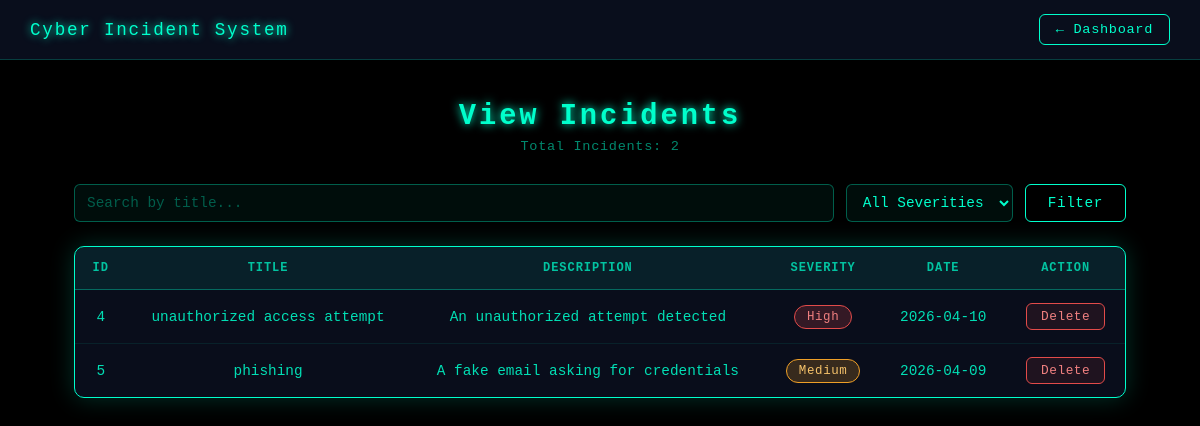
/view (signed in), run on the app's committed database.
### tables this page shows
CREATE TABLE incidents (
        id INTEGER PRIMARY KEY AUTOINCREMENT,
        title TEXT,
        description TEXT,
        severity TEXT,
        date TEXT,
        user TEXT
    );

### app.py (the view)
@app.route('/view')
def view():
    if 'user' not in session:
        return redirect('/')
    user = session['user']
    search = request.args.get('search')
    severity = request.args.get('severity')
    conn = get_db()
    query = "SELECT * FROM incidents WHERE user = ?"
    params = [user]
    if search:
        query += " AND title LIKE ?"
        params.append(f"%{search}%")
    if severity:
        query += " AND severity = ?"
        params.append(severity)
    incidents = conn.execute(query, params).fetchall()
    conn.close()
    return render_template("view.html", incidents=incidents)

### app.py (called while the page is built)
def get_db():
    return sqlite3.connect("database.db")

### templates/view.html (shortened to what this page needs)
<!DOCTYPE html>
<html>
<head>
</head>
<body>
    <nav>
        <span class="brand">Cyber Incident System</span>
        <a href="/dashboard">← Dashboard</a>
    </nav>
    <div class="container">
        <h1>View Incidents</h1>
        <p class="total">Total Incidents: {{ incidents|length }}</p>
        <form method="GET" action="/view" class="filter-bar">
            <input type="text" name="search" placeholder="Search by title..." value="{{ request.args.get('search', '') }}">
            <select name="severity">
                <option value="">All Severities</option>
            </select>
            <button type="submit">Filter</button>
        </form>
        <div class="table-card">
            <table>
                <thead>
                    <tr>
                        <th>ID</th>
                        <th>Title</th>
                        <th>Description</th>
                        <th>Severity</th>
                        <th>Date</th>
                        <th>Action</th>
                    </tr>
                </thead>
                <tbody>
                {% for incident in incidents %}
                <tr>
                    <td>{{ incident[0] }}</td>
                    <td>{{ incident[1] }}</td>
                    <td>{{ incident[2] }}</td>
                    <td>
                        {% if incident[3] == 'Low' %}
                            <span class="badge badge-low">Low</span>
                        {% elif incident[3] == 'Medium' %}
                            <span class="badge badge-medium">Medium</span>
                        {% else %}
                            <span class="badge badge-high">High</span>
                        {% endif %}
                    </td>
                    <td>{{ incident[4] }}</td>
                    <td>
                        <a href="/delete/{{ incident[0] }}" class="btn-delete">Delete</a>
                    </td>
                </tr>
                {% endfor %}
                </tbody>
            </table>
        </div>
    </div>
</body>
</html>

### templates/view.html (style rules this page uses)
* { box-sizing: border-box; margin: 0; padding: 0; }
body { background: black; font-family: 'Courier New', monospace; color: #00ffcc; min-height: 100vh; }
nav { display: flex; justify-content: space-between; align-items: center; padding: 14px 30px; border-bottom: 1px solid #00ffcc33; background: rgba(10, 15, 30, 0.95); }
nav .brand { font-size: 1.1rem; letter-spacing: 0.1em; text-shadow: 0 0 8px #00ffcc; }
nav a { font-size: 0.85rem; color: #00ffcc; text-decoration: none; border: 1px solid #00ffcc; padding: 7px 16px; border-radius: 6px; letter-spacing: 0.05em; transition: background 0.2s, color 0.2s; }
.container { max-width: 1100px; margin: 40px auto; padding: 0 24px; }
h1 { text-align: center; font-size: 1.8rem; letter-spacing: 0.1em; text-shadow: 0 0 10px #00ffcc; margin-bottom: 6px; }
.total { text-align: center; font-size: 0.85rem; color: #00ffcc88; margin-bottom: 30px; letter-spacing: 0.05em; }
.filter-bar { display: flex; gap: 12px; margin-bottom: 24px; flex-wrap: wrap; }
.filter-bar input, .filter-bar select { background: rgba(0, 255, 204, 0.05); border: 1px solid #00ffcc55; border-radius: 6px; color: #00ffcc; font-family: 'Courier New', monospace; font-size: 0.9rem; padding: 9px 12px; outline: none; transition: border-color 0.2s; }
.filter-bar input { flex: 1; min-width: 180px; }
.filter-bar input::placeholder { color: #00ffcc55; }
.filter-bar select option { background: #0a0f1e; color: #00ffcc; }
.filter-bar button { padding: 9px 22px; background: transparent; border: 1px solid #00ffcc; color: #00ffcc; font-family: 'Courier New', monospace; font-size: 0.9rem; border-radius: 6px; cursor: pointer; letter-spacing: 0.04em; transition: background 0.2s, color 0.2s; }
.table-card { background: rgba(10, 15, 30, 0.9); border: 1px solid #00ffcc; box-shadow: 0 0 25px #00ffcc33; border-radius: 10px; overflow: hidden; }
table { width: 100%; border-collapse: collapse; font-size: 0.9rem; }
thead { background: rgba(0, 255, 204, 0.08); border-bottom: 1px solid #00ffcc55; }
thead th { padding: 14px 16px; text-align: center; letter-spacing: 0.08em; font-size: 0.75rem; color: #00ffccbb; text-transform: uppercase; }
tbody tr { border-bottom: 1px solid #00ffcc15; transition: background 0.15s; }
tbody tr:last-child { border-bottom: none; }
tbody td { padding: 13px 16px; text-align: center; color: #00ffccdd; }
.badge { display: inline-block; padding: 4px 12px; border-radius: 20px; font-size: 0.78rem; letter-spacing: 0.05em; font-weight: 500; }
.badge-medium { background: rgba(239, 159, 39, 0.2); border: 1px solid #ef9f27; color: #f5c26a; }
.badge-high { background: rgba(226, 75, 74, 0.2); border: 1px solid #e24b4a; color: #f08080; }
.btn-delete { display: inline-block; padding: 5px 14px; font-size: 0.8rem; font-family: 'Courier New', monospace; border: 1px solid #e24b4a; color: #f08080; border-radius: 6px; text-decoration: none; background: rgba(226, 75, 74, 0.1); transition: background 0.2s, color 0.2s; letter-spacing: 0.04em; }

### data on the page
incidents: id "4", title "unauthorized access attempt", description "An unauthorized attempt detected", severity "High", date "2026-04-10"
incidents: id "5", title "phishing", description "A fake email asking for credentials", severity "Medium", date "2026-04-09"

### other printed values
{{ incidents|length }} "2"
